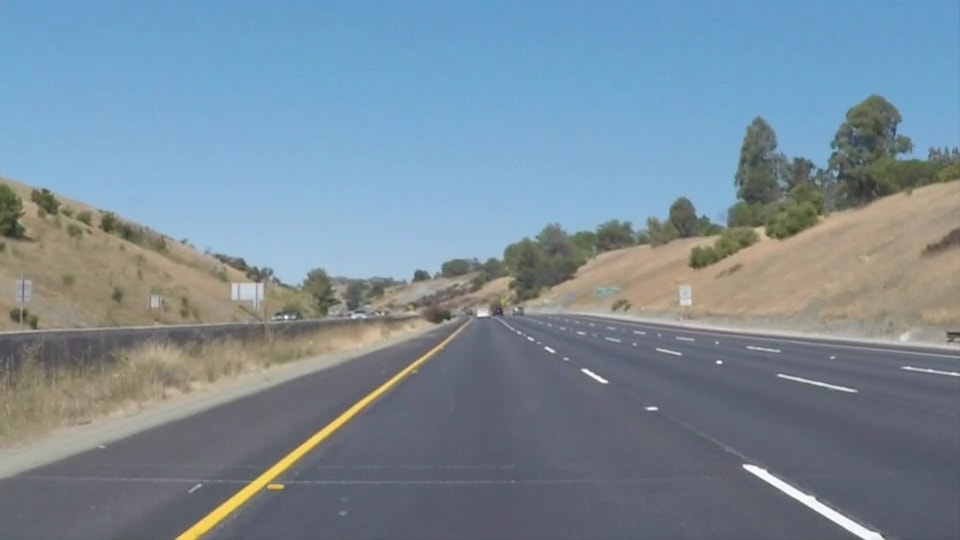
#> input picture test_images/whiteCarLaneSwitch.jpg, 960 x 540 px
$ python read_image.py
#> lines starting #> are read from the running program, lines starting #| are printed output that depends on the picture; after the words box and inside, x2 and y2 are one past the last pixel; in counts of white or black regions, pixels touching at a corner belong together
import matplotlib.pyplot as plt
import matplotlib.image as mpimg
import numpy as np
import cv2
# matplotlib inline
import math

image = mpimg.imread('test_images/whiteCarLaneSwitch.jpg')
#> image is the input picture: shape (540, 960, 3); mean R, G, B 121.2, 139.4, 152.9

#printing out some stats and plotting
print('This image is:', type(image), 'with dimensions:', image.shape)
#| This image is: <class 'numpy.ndarray'> with dimensions: (540, 960, 3)

def grayscale(img):
    return cv2.cvtColor(img, cv2.COLOR_RGB2GRAY)

def canny(img, low_threshold, high_threshold):
    return cv2.Canny(img, low_threshold, high_threshold)

def gaussian_blur(img, kernel_size):
    return cv2.GaussianBlur(img, (kernel_size, kernel_size), 0)

def region_of_interest(img, vertices):
    #defining a blank mask to start with
    mask = np.zeros_like(img)

    #defining a 3 channel or 1 channel color to fill the mask with depending on the input image
    if len(img.shape) > 2:
        channel_count = img.shape[2]  # i.e. 3 or 4 depending on your image
        ignore_mask_color = (255,) * channel_count
    else:
        ignore_mask_color = 255

    #filling pixels inside the polygon defined by "vertices" with the fill color
    cv2.fillPoly(mask, vertices, ignore_mask_color)

    #returning the image only where mask pixels are nonzero
    masked_image = cv2.bitwise_and(img, mask)
    return masked_image


def draw_lines(img, lines, color=[255, 0, 0], thickness=2):
    for line in lines:
        for x1,y1,x2,y2 in line:
            cv2.line(img, (x1, y1), (x2, y2), color, thickness)


def hough_lines(img, rho, theta, threshold, min_line_len, max_line_gap):
    lines = cv2.HoughLinesP(img, rho, theta, threshold, np.array([]), minLineLength=min_line_len, maxLineGap=max_line_gap)
    line_img = np.zeros((img.shape[0], img.shape[1], 3), dtype=np.uint8)
    draw_lines(line_img, lines)
    return line_img

# Python 3 has support for cool math symbols.

def weighted_img(img, initial_img, α=0.8, β=1., γ=0.):
    return cv2.addWeighted(initial_img, α, img, β, γ)

#reading in an image
image = mpimg.imread('test_images/solidYellowCurve2.jpg')
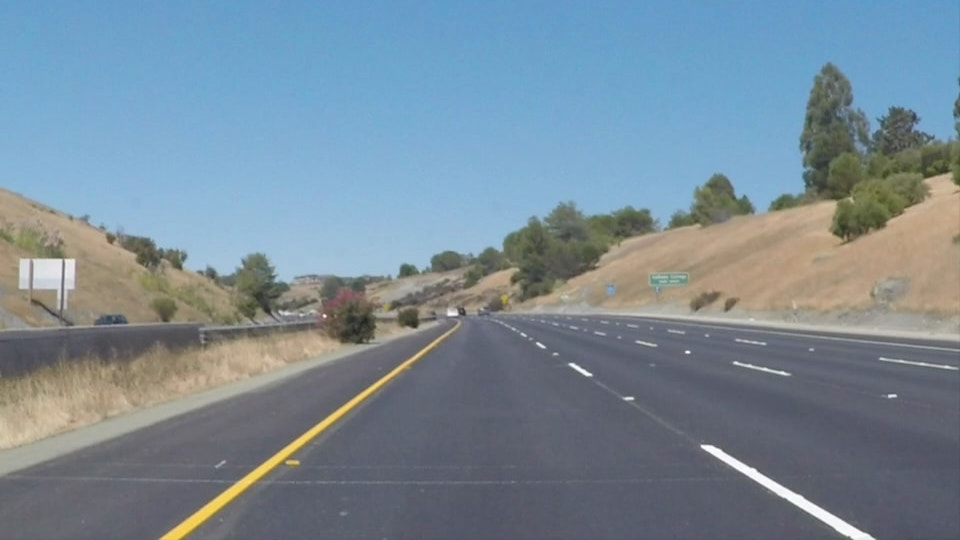
#> input picture test_images/solidYellowCurve2.jpg, 960 x 540 px
#> image is the input picture: shape (540, 960, 3); mean R, G, B 120.7, 138.6, 151.5

#printing out some stats and plotting
print('This image is:', type(image), 'with dimensions:', image.shape)
#| This image is: <class 'numpy.ndarray'> with dimensions: (540, 960, 3)

gray = grayscale(image)

# Define a kernel size and apply Gaussian smoothing
kernel_size = 5
blur_gray = gaussian_blur(gray, kernel_size)

# Define our parameters for Canny and apply
low_threshold = 50
high_threshold = 100
edges = canny(blur_gray, low_threshold, high_threshold)
#> in canny, `return cv2.Canny(img, low_threshold, high_threshold)`:
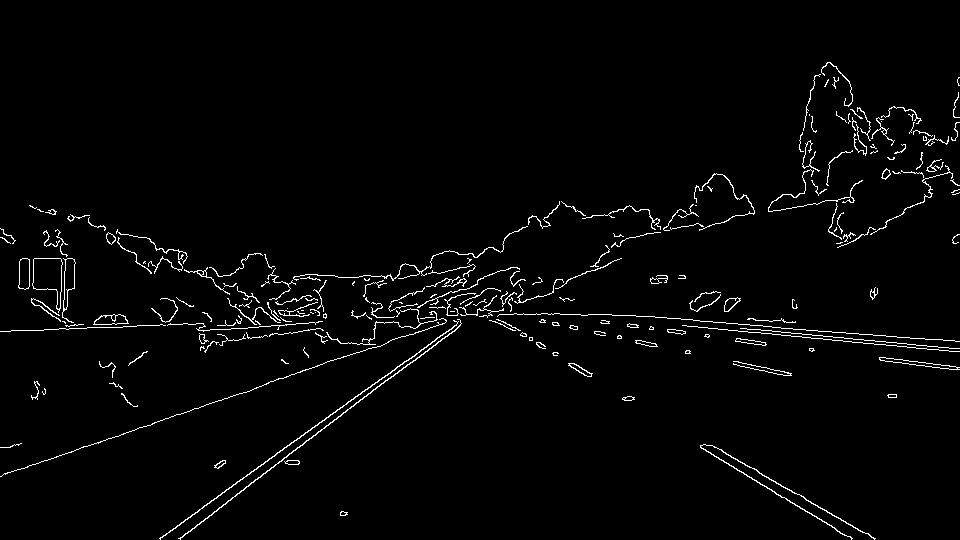
#> returned value: shape (540, 960); 2.3% white in thin lines or dots, all inside (x1, y1, x2, y2) = (0, 62, 960, 540)

# Next we'll create a masked edges image using cv2.fillPoly()

# This time we are defining a four sided polygon to mask
imshape = image.shape
#> imshape = (540, 960, 3)
vertices = np.array([[(0,imshape[0]),(450, 320), (490, 320), (imshape[1],imshape[0])]], dtype=np.int32)

masked_edges = region_of_interest(edges, vertices)
#> in region_of_interest, `cv2.fillPoly(mask, vertices, ignore_mask_color)`:
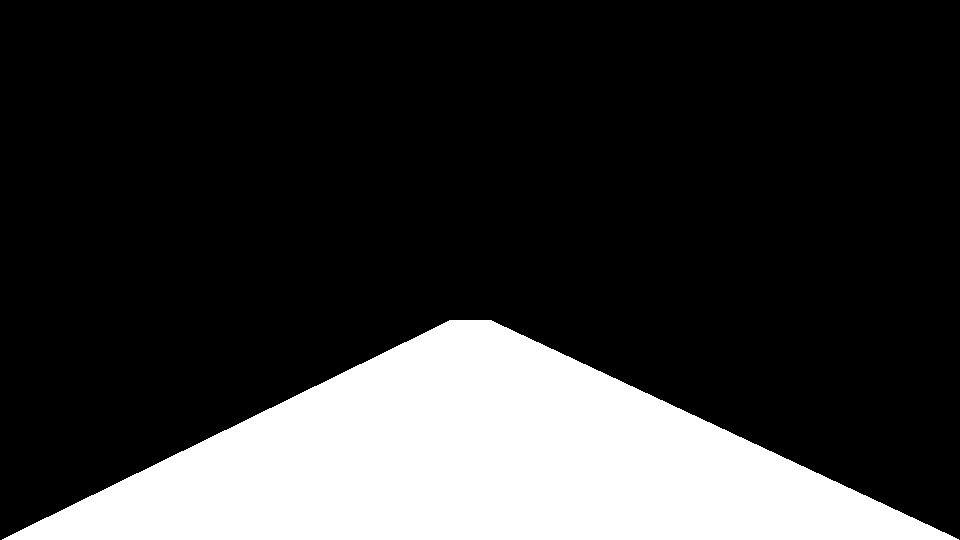
#> mask: shape (540, 960); 21.2% white; 1 white region, box (x1, y1, x2, y2) and area: (2, 320, 959, 540) 110020
#> in region_of_interest, `masked_image = cv2.bitwise_and(img, mask)`:
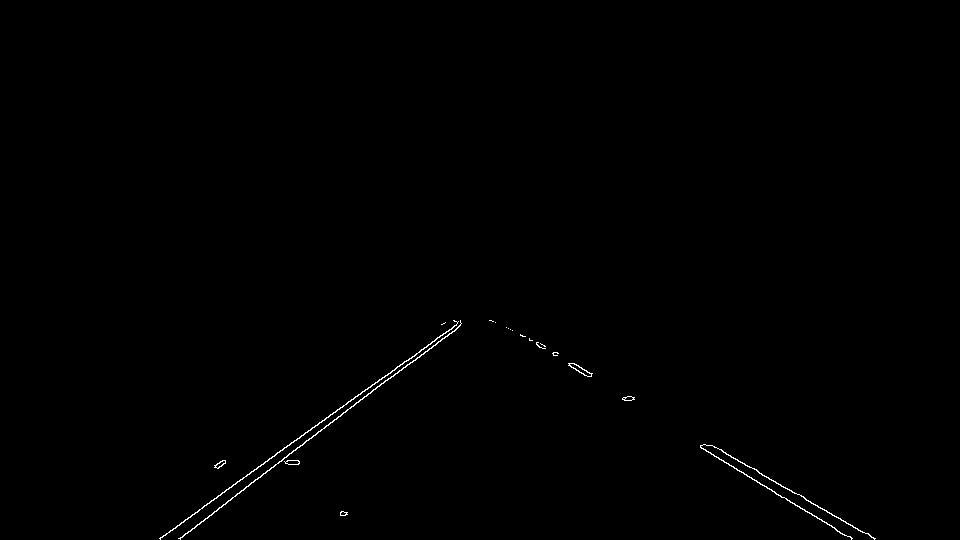
#> masked_image: shape (540, 960); 0.34% white in thin lines or dots, all inside (x1, y1, x2, y2) = (159, 320, 876, 540)

# Define the Hough transform parameters
# Make a blank the same size as our image to draw on
rho = 1 # distance resolution in pixels of the Hough grid
theta = np.pi/180 # angular resolution in radians of the Hough grid
threshold = 50   # minimum number of votes (intersections in Hough grid cell)
min_line_length = 1 #minimum number of pixels making up a line
max_line_gap = 250   # maximum gap in pixels between connectable line segments
line_image = np.copy(image)*0 # creating a blank to draw lines on
#> line_image: shape (540, 960, 3); every value is 0

# Run Hough on edge detected image
# Output "lines" is an array containing endpoints of detected line segments
lines = cv2.HoughLinesP(masked_edges, rho, theta, threshold, np.array([]),
                            min_line_length, max_line_gap)
#> lines = [[160, 539, 460, 321], [160, 538, 460, 320], [219, 507, 460, 325], [701, 448, 851, 538], [512, 330, 874, 539], [489, 320, 852, 538], [178, 538, 458, 327], [370, 387, 460, 322], [180, 538, 225, 504]]

# Iterate over the output "lines" and draw lines on a blank image
for line in lines:
    for x1,y1,x2,y2 in line:
        cv2.line(line_image,(x1,y1),(x2,y2),(255,0,0),10)
#> this loop made 9 passes
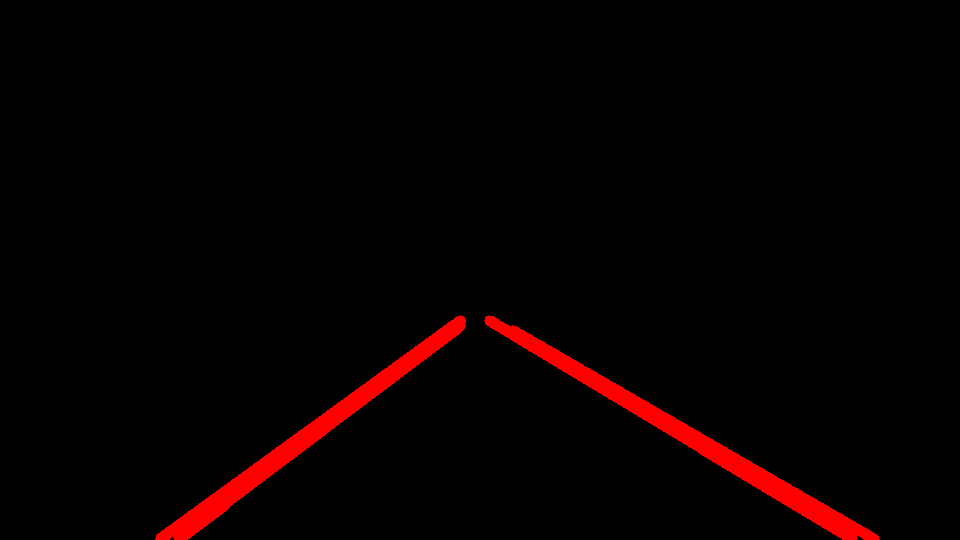
#> line_image: shape (540, 960, 3); mean R, G, B 7.2, 0, 0

# Create a "color" binary image to combine with line image
color_edges = np.dstack((edges, edges, edges))

# Draw the lines on the edge image
lines_edges = cv2.addWeighted(color_edges, 0.8, line_image, 1, 0)
# plt.imshow(lines_edges)

# NOTE: The output you return should be a color image (3 channel) for processing video below
def process_image(image):
    # Blur to avoid edges from noise
    blurredImage = gaussian_blur(image, 5)

    # Detect edges using canny
    edgesImage = canny(blurredImage, 50, 100)
#> call 2 of canny, with low_threshold = 50, high_threshold = 100
#> in canny (call 2), `return cv2.Canny(img, low_threshold, high_threshold)`:
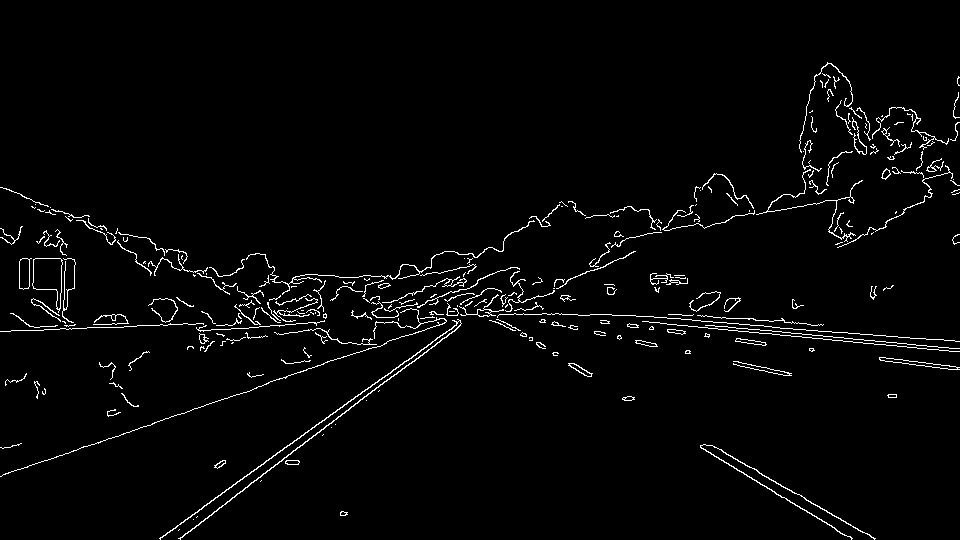
#> returned value: shape (540, 960); 2.5% white in thin lines or dots, all inside (x1, y1, x2, y2) = (0, 62, 960, 540)

    # mark out the trapezium region of interest
    # dont' be too agressive as the car may drift laterally
    # while driving, hence ample space is still left on both sides.
    height = image.shape[0]
#> height = 540
    width = image.shape[1]
#> width = 960
    vertices = np.array([[(0,imshape[0]),(450, 320), (490, 320), (imshape[1],imshape[0])]], dtype=np.int32)

    # mask the canny output with trapezium region of interest
    regionInterestImage = region_of_interest(edgesImage, vertices)

    # parameters tuned using this method:
    lineMarkedImage = hough_lines(regionInterestImage, 1, np.pi/180, 50, 100, 160)
#> in hough_lines, `lines = cv2.HoughLinesP(img, rho, theta, threshold, np.array([]), minL..`: lines = [[160, 538, 460, 320], [178, 538, 459, 326], [520, 334, 874, 538], [237, 493, 460, 325], [700, 447, 852, 538], [179, 538, 455, 330], [159, 538, 459, 320], [324, 420, 455, 325]]
#> the loop in draw_lines, `for line in lines:` made 8 passes

    hasil = weighted_img(lineMarkedImage, image)
#> in weighted_img, `return cv2.addWeighted(initial_img, α, img, β, γ)`:
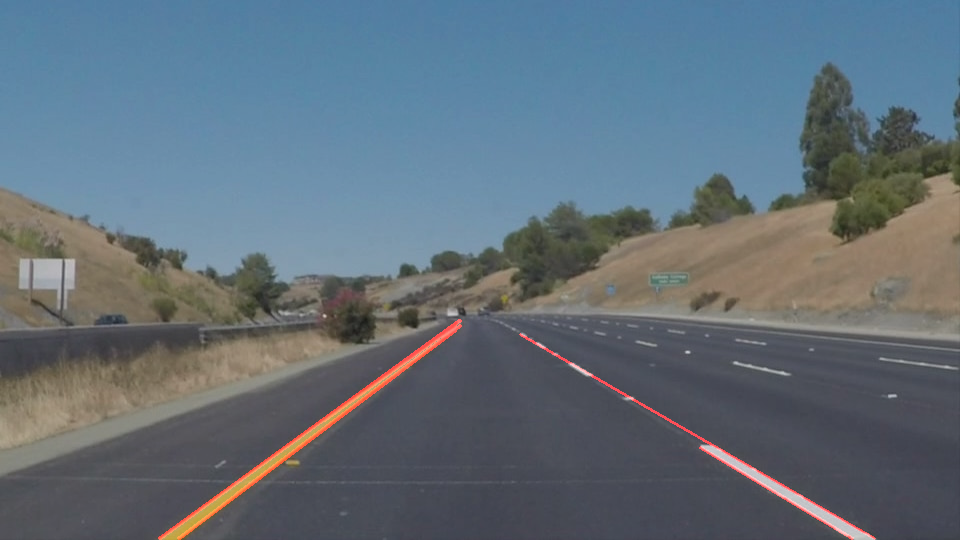
#> returned value: shape (540, 960, 3); mean of channels 0, 1, 2 97.8, 110.9, 121.2; drawn as R, G, B
    # draw output on top of original
    return hasil

out_image = process_image(image)
plt.imshow(out_image)
cv2.imwrite('test_images_output/hasil.jpg', out_image)
